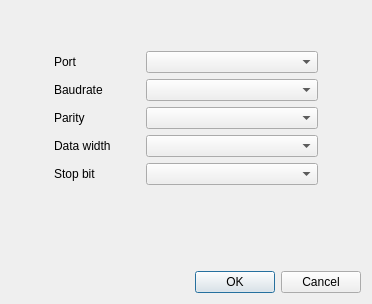
<?xml version="1.0" encoding="UTF-8"?>
<ui version="4.0">
 <class>Dialog</class>
 <widget class="QDialog" name="Dialog">
  <property name="geometry">
   <rect>
    <x>0</x>
    <y>0</y>
    <width>372</width>
    <height>304</height>
   </rect>
  </property>
  <property name="windowTitle">
   <string>Dialog</string>
  </property>
  <layout class="QVBoxLayout" name="verticalLayout" stretch="1,4,2,0">
   <item>
    <spacer name="verticalSpacer_2">
     <property name="orientation">
      <enum>Qt::Vertical</enum>
     </property>
     <property name="sizeHint" stdset="0">
      <size>
       <width>20</width>
       <height>40</height>
      </size>
     </property>
    </spacer>
   </item>
   <item>
    <layout class="QGridLayout" name="gridLayout" columnstretch="1,2,4,1">
     <item row="2" column="3">
      <spacer name="horizontalSpacer">
       <property name="orientation">
        <enum>Qt::Horizontal</enum>
       </property>
       <property name="sizeHint" stdset="0">
        <size>
         <width>40</width>
         <height>20</height>
        </size>
       </property>
      </spacer>
     </item>
     <item row="0" column="1">
      <widget class="QLabel" name="label">
       <property name="text">
        <string>Port</string>
       </property>
      </widget>
     </item>
     <item row="0" column="2">
      <widget class="QComboBox" name="comboBox">
       <property name="editable">
        <bool>false</bool>
       </property>
       <property name="currentText">
        <string notr="true"/>
       </property>
      </widget>
     </item>
     <item row="3" column="1">
      <widget class="QLabel" name="label_4">
       <property name="text">
        <string>Data width </string>
       </property>
      </widget>
     </item>
     <item row="1" column="1">
      <widget class="QLabel" name="label_2">
       <property name="text">
        <string>Baudrate</string>
       </property>
      </widget>
     </item>
     <item row="4" column="1">
      <widget class="QLabel" name="label_5">
       <property name="text">
        <string>Stop bit</string>
       </property>
      </widget>
     </item>
     <item row="2" column="1">
      <widget class="QLabel" name="label_3">
       <property name="text">
        <string>Parity</string>
       </property>
      </widget>
     </item>
     <item row="2" column="0">
      <spacer name="horizontalSpacer_2">
       <property name="orientation">
        <enum>Qt::Horizontal</enum>
       </property>
       <property name="sizeHint" stdset="0">
        <size>
         <width>40</width>
         <height>20</height>
        </size>
       </property>
      </spacer>
     </item>
     <item row="1" column="2">
      <widget class="QComboBox" name="comboBox_2"/>
     </item>
     <item row="2" column="2">
      <widget class="QComboBox" name="comboBox_3"/>
     </item>
     <item row="3" column="2">
      <widget class="QComboBox" name="comboBox_4"/>
     </item>
     <item row="4" column="2">
      <widget class="QComboBox" name="comboBox_5"/>
     </item>
    </layout>
   </item>
   <item>
    <spacer name="verticalSpacer">
     <property name="orientation">
      <enum>Qt::Vertical</enum>
     </property>
     <property name="sizeHint" stdset="0">
      <size>
       <width>20</width>
       <height>40</height>
      </size>
     </property>
    </spacer>
   </item>
   <item>
    <widget class="QDialogButtonBox" name="buttonBox">
     <property name="orientation">
      <enum>Qt::Horizontal</enum>
     </property>
     <property name="standardButtons">
      <set>QDialogButtonBox::Cancel|QDialogButtonBox::Ok</set>
     </property>
    </widget>
   </item>
  </layout>
 </widget>
 <resources/>
 <connections>
  <connection>
   <sender>buttonBox</sender>
   <signal>accepted()</signal>
   <receiver>Dialog</receiver>
   <slot>accept()</slot>
   <hints>
    <hint type="sourcelabel">
     <x>248</x>
     <y>254</y>
    </hint>
    <hint type="destinationlabel">
     <x>157</x>
     <y>274</y>
    </hint>
   </hints>
  </connection>
  <connection>
   <sender>buttonBox</sender>
   <signal>rejected()</signal>
   <receiver>Dialog</receiver>
   <slot>reject()</slot>
   <hints>
    <hint type="sourcelabel">
     <x>316</x>
     <y>260</y>
    </hint>
    <hint type="destinationlabel">
     <x>286</x>
     <y>274</y>
    </hint>
   </hints>
  </connection>
 </connections>
</ui>
